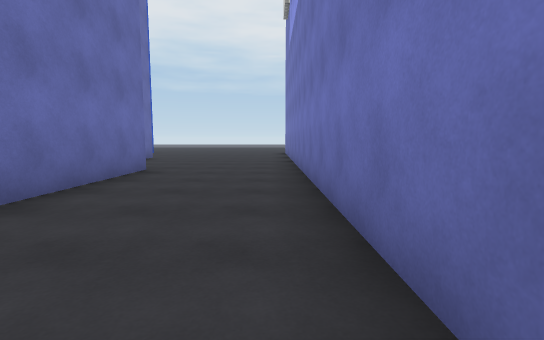
[1] (above)

13 first-person views from a walk through a scene from a Unity 3-D project. The camera is 1.3 m above the floor, tilts 6° down and sees 85° across. The floor is counted in squares, 2 m on a side. Each view is taken from the middle of a square. On the plan, view 1 faces up. The plan holds only what a view shows up to about 9 squares ahead; the rest is blank. The place goes on beyond the plan. The player is left out. Surface patterns are stand-ins for the level's own textures.

[2]
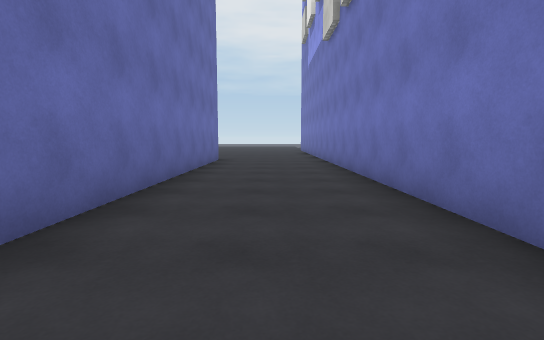

[3]
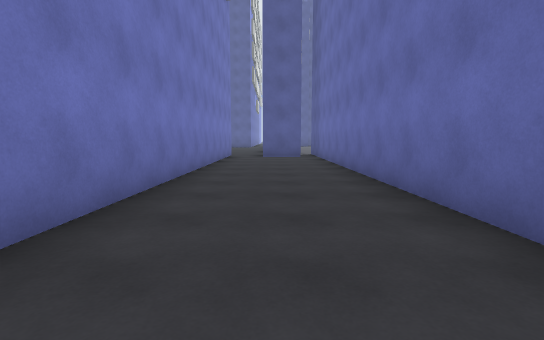

[4]
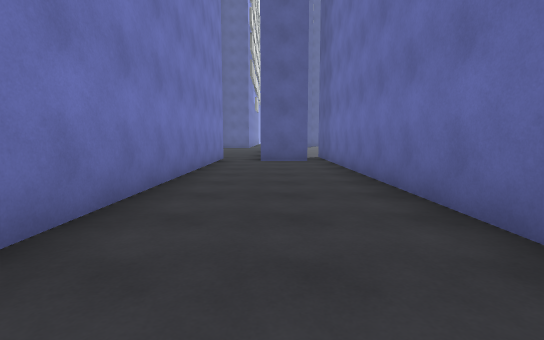

[5]
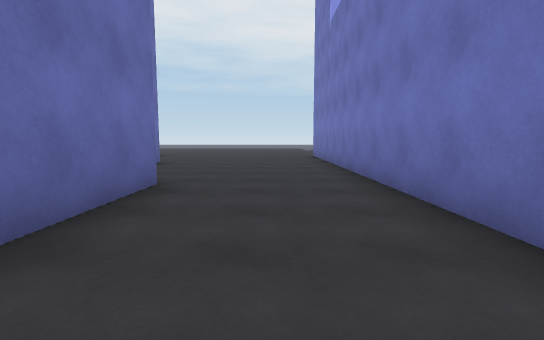

[6]
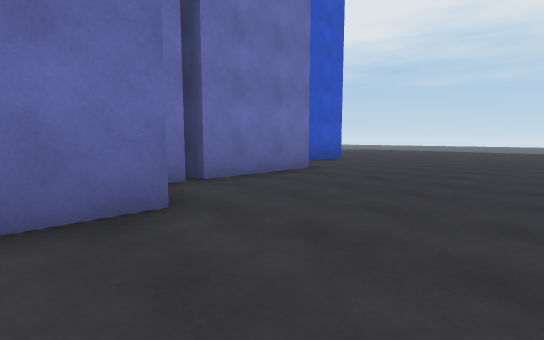

[7]
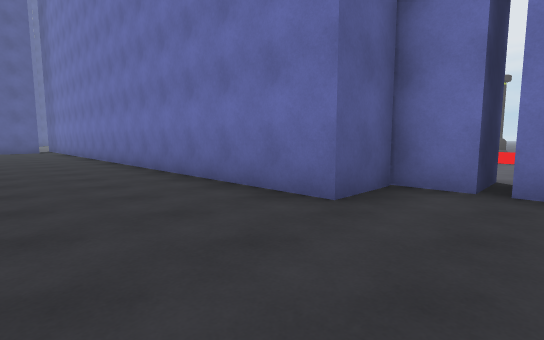

[8]
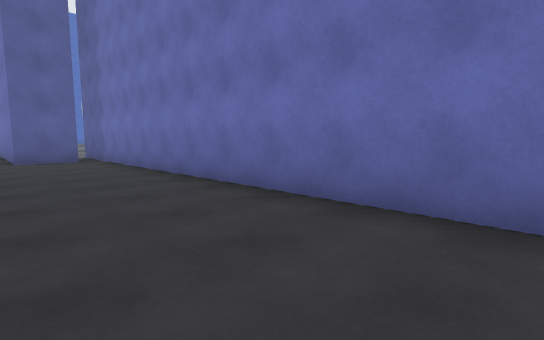

[9]
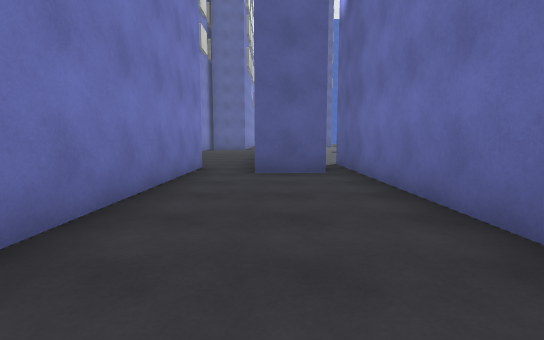

[10]
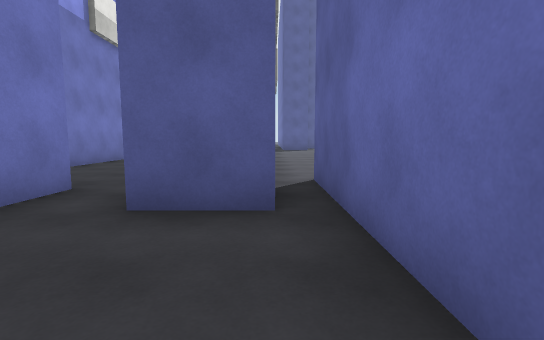

[11]
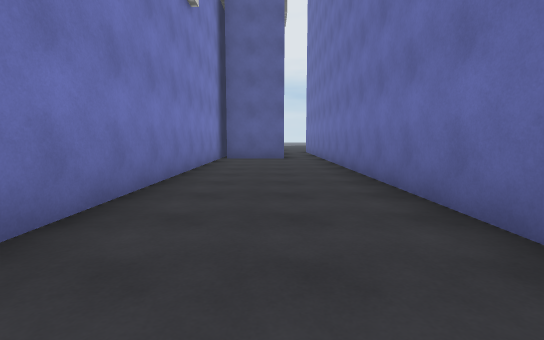

[12]
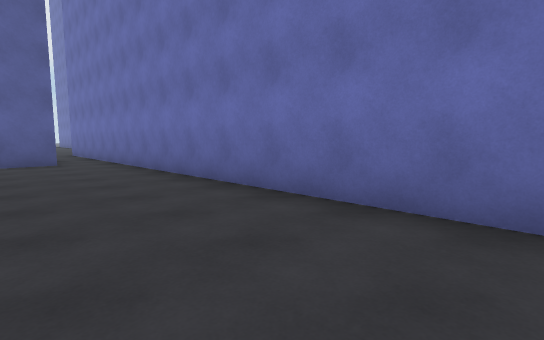

[13]
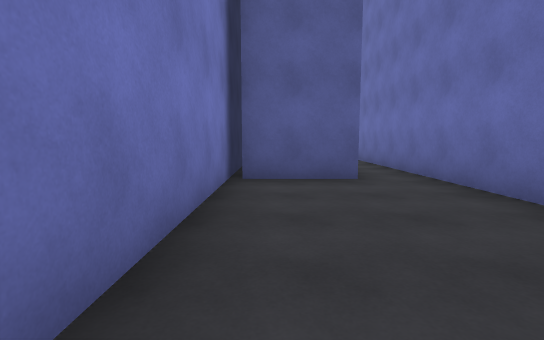

### Floor plan
Points are (right, up) in squares from view 1. A wall is a line through its corners. A room is listed if a view was taken in it or the views show most of it. See-through windows are left out.
Room 1 (views 1, 2, 3, 4, 5, 6, 7, 8, 9, 10)
walls: (-4.1, 7.3) (-4.1, 6.3) (-2.7, 6.3) (-2.7, -10.8); (0.6, -8.4) (0.6, 10.5); (-2.1, -8.7) (-0.7, -8.7); (-4.1, 10.4) (-4.1, 7.6)
ways out: opening at (0, -9.5) to room 2
Room 2 (views 11, 12, 13)
walls: (0.5, -20.8) (2.5, -20.8); (0.6, -9.9) (0.6, -8.4); (2.7, -22.5) (2.7, -12.8); (-0.7, -8.7) (-0.7, -25.1)
ways out: opening at (0, -9.5) to room 1

Where each view was taken, in squares from view 1:
view 1: 0 up, 0 right, facing up
view 2: 3 down, 1 left, facing up
view 3: 2 up, 1 left, facing down
view 4: 0 up, 1 left, facing down
view 5: 2 up, 1 left, facing up
view 6: 5 up, 0 right, facing up-left
view 7: 8 up, 0 right, facing down-left
view 8: 1 up, 0 right, facing down-left
view 9: 3 down, 1 left, facing down
view 10: 6 down, 2 left, facing down
view 11: 11 down, 1 right, facing down
view 12: 12 down, 2 right, facing down-left
view 13: 16 down, 2 right, facing down
